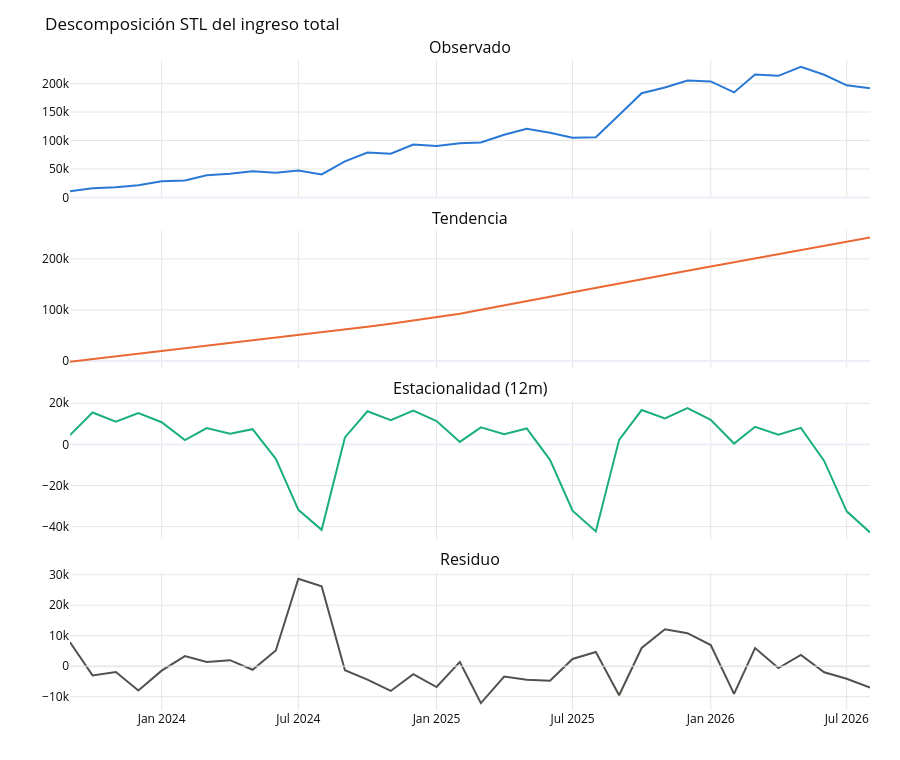

The code cell stored with this chart in its notebook:
### Markdown cell above
El mix se mueve de forma clara: la suscripción arranca siendo casi todo el ingreso recurrente y
va cediendo peso a la tienda a medida que el catálogo y las boutiques maduran. Ninguno de los
cuatro canales domina: 33,5% suscripción, 25,2% tienda online, 21,5% máquinas y 19,8% boutique.

Esto importa porque **los cuatro canales no tienen la misma estacionalidad**, así que el agregado
hereda una mezcla que además cambia con el tiempo.

### Code cell
decompositions = {name: ts.stl_decompose(s, period=SEASON_LENGTH, robust=True)
                  for name, s in channels.items()}
decomposition = ts.stl_decompose(total_revenue, period=SEASON_LENGTH, robust=True)

strength = pd.DataFrame({
    "F_tendencia": {**{n: d.trend_strength for n, d in decompositions.items()},
                    "TOTAL": decomposition.trend_strength},
    "F_estacional": {**{n: d.seasonal_strength[SEASON_LENGTH] for n, d in decompositions.items()},
                     "TOTAL": decomposition.seasonal_strength[SEASON_LENGTH]},
}).round(3)
print(strength.to_string())

components = decomposition.to_frame()
fig = make_subplots(rows=4, cols=1, shared_xaxes=True, vertical_spacing=0.05,
                    subplot_titles=("Observado", "Tendencia", "Estacionalidad (12m)", "Residuo"))
for row, (col, color) in enumerate([("observed", C_BLUE), ("trend", C_ORANGE),
                                    (f"seasonal_{SEASON_LENGTH}", C_AQUA), ("resid", C_MUTED)], start=1):
    fig.add_trace(go.Scatter(x=components.index, y=components[col].to_numpy(), mode="lines",
                             line=dict(color=color, width=2), showlegend=False), row=row, col=1)
fig.add_hline(y=0, line=dict(color=C_GRID, width=1), row=4, col=1)
layout = {k: v for k, v in PLOT_LAYOUT.items() if k not in ("height", "xaxis", "yaxis", "legend")}
fig.update_layout(**layout, height=760, showlegend=False,
                  title="Descomposición STL del ingreso total")
fig.update_xaxes(gridcolor=C_GRID); fig.update_yaxes(gridcolor=C_GRID)
fig.show()
